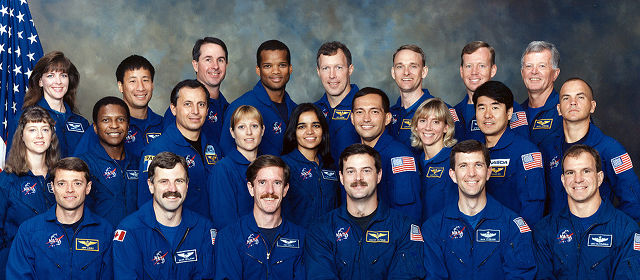
#> input picture convert.jpg, 640 x 280 px
$ python normhist.py
#> lines starting #> are read from the running program, lines starting #| are printed output that depends on the picture
import cv2
import numpy as np
from matplotlib import pyplot as plt

img = cv2.imread('convert.jpg',0)
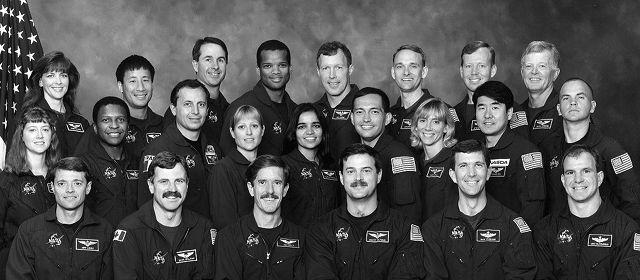
#> img: shape (280, 640); min 0, max 255, mean 79.4
equ = cv2.equalizeHist(img)
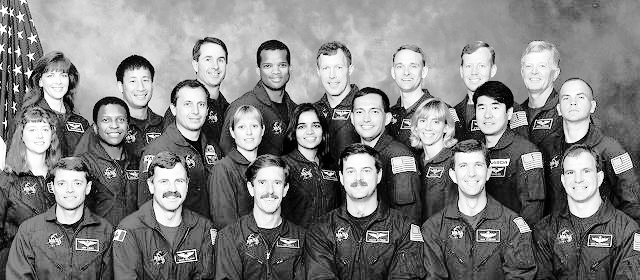
#> equ: shape (280, 640); min 0, max 255, mean 128.2
res = np.hstack((img,equ)) #stacking images side-by-side
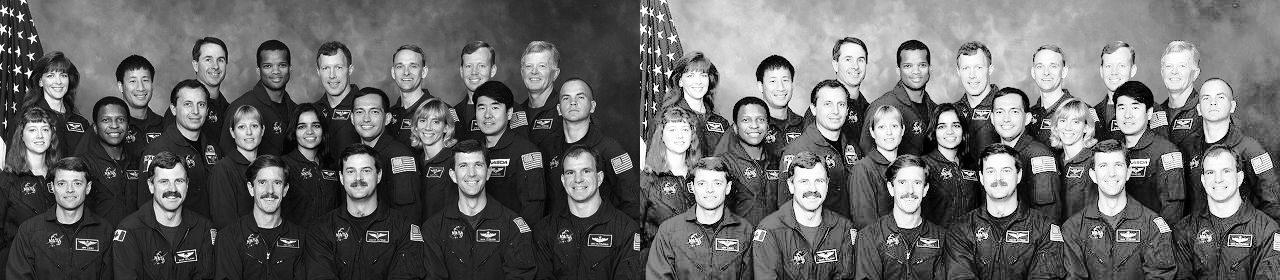
#> res: shape (280, 1280); min 0, max 255, mean 103.8
cv2.imwrite('res.png',res)

$ run again, with Group2016.jpg copied over convert.jpg
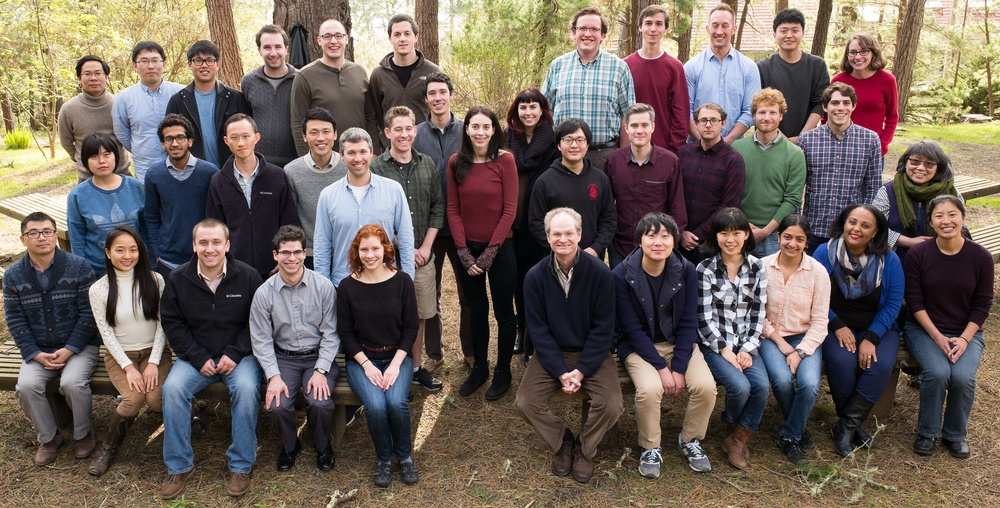
#> input picture Group2016.jpg, 1000 x 508 px, shrunk from 1600 x 812 before the run
#> `equ = cv2.equalizeHist(img)`:
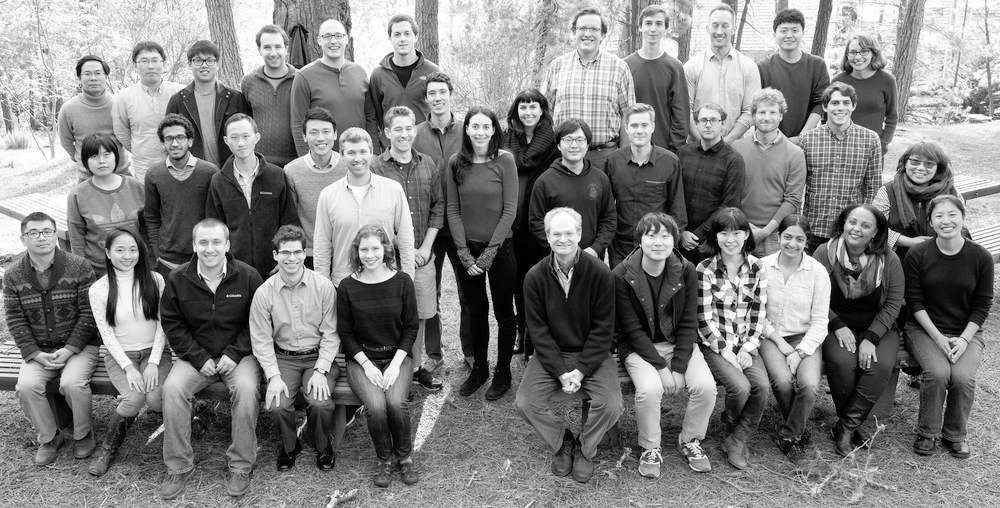
#> equ: shape (508, 1000); min 0, max 255, mean 128
#> `res = np.hstack((img,equ))`:
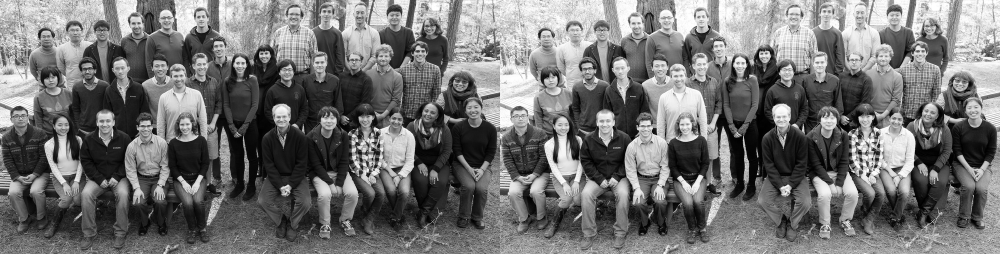
#> res: shape (508, 2000) (shown at 1/2 size); min 0, max 255, mean 114.6

$ run again, with User.2..jpg copied over convert.jpg
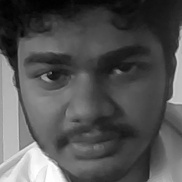
#> input picture User.2..jpg, 182 x 182 px
#> img is the input picture: shape (182, 182); min 0, max 255, mean 82.6
#> `equ = cv2.equalizeHist(img)`:
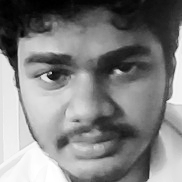
#> equ: shape (182, 182); min 0, max 255, mean 128.3
#> `res = np.hstack((img,equ))`:
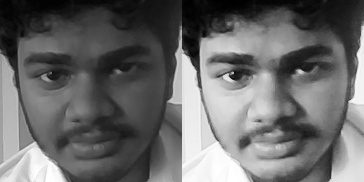
#> res: shape (182, 364); min 0, max 255, mean 105.5
